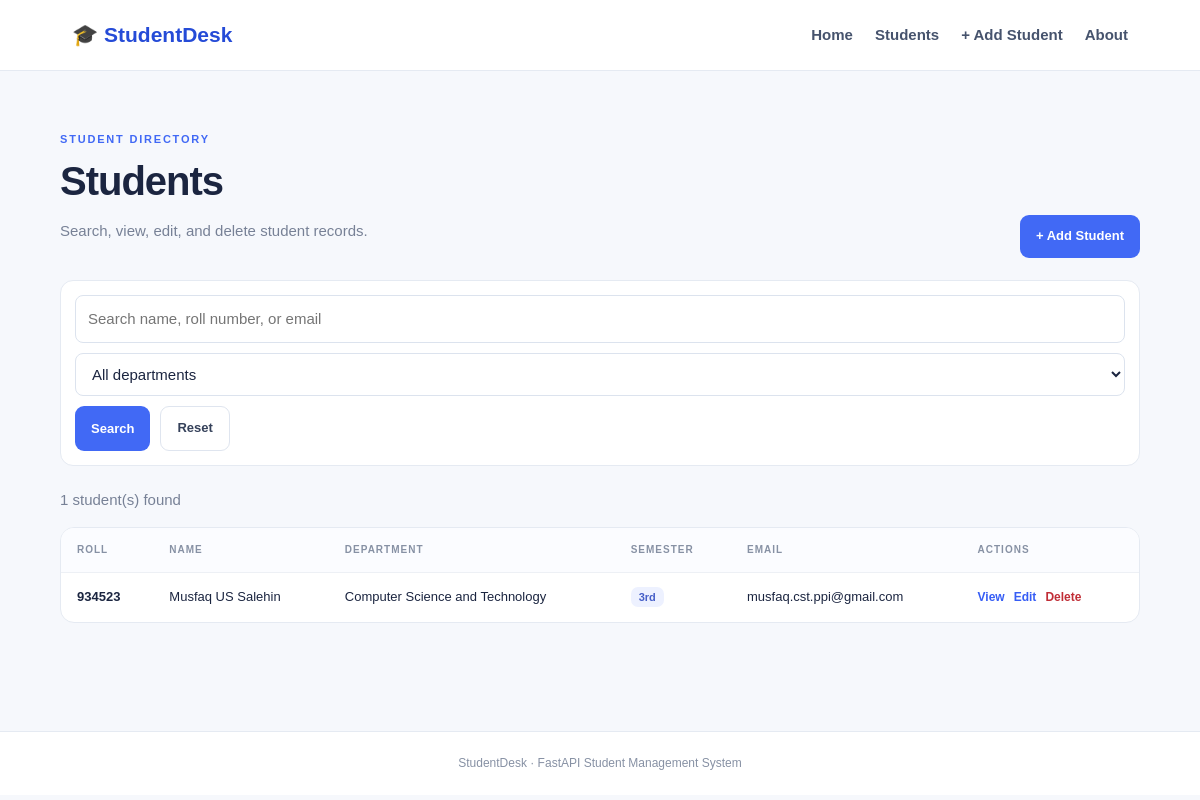
/students, run on the app's committed database.
### Model.py (models this page shows)
class Student(Base):
    __tablename__ = "students"
    id = Column(Integer, primary_key=True, index=True)
    roll_no = Column(String(30), unique=True, nullable=False, index=True)
    name = Column(String(120), nullable=False, index=True)
    department = Column(String(100), nullable=False)
    semester = Column(String(30), nullable=False)
    email = Column(String(150), unique=True, nullable=False, index=True)
    phone = Column(String(30), nullable=True)
    gender = Column(String(30), nullable=True)
    address = Column(String(300), nullable=True)

### Main.py (the view)
@app.get("/students",response_class=HTMLResponse)
def students_page(request:Request,search:str="",department:str="",db:Session=Depends(get_db)):
    return templates.TemplateResponse(request=request,name="students.html",context={"students":Service.list_students(db,search,department),"search":search,"department":department,"departments":DEPARTMENTS})

### templates/students.html
{% extends "base.html" %}{% block title %}Students | StudentDesk{% endblock %}{% block content %}<div class="page-head"><div><p class="eyebrow">STUDENT DIRECTORY</p><h1>Students</h1><p class="muted">Search, view, edit, and delete student records.</p></div><a class="btn primary" href="/students/new">+ Add Student</a></div><form class="filters" method="get" action="/students"><input type="search" name="search" value="{{ search }}" placeholder="Search name, roll number, or email"><select name="department"><option value="">All departments</option>{% for d in departments %}<option value="{{ d }}" {% if department==d %}selected{% endif %}>{{ d }}</option>{% endfor %}</select><button class="btn primary">Search</button><a class="btn secondary" href="/students">Reset</a></form><p class="muted">{{ students|length }} student(s) found</p><div class="table-wrap"><table><thead><tr><th>Roll</th><th>Name</th><th>Department</th><th>Semester</th><th>Email</th><th>Actions</th></tr></thead><tbody>{% for s in students %}<tr><td><b>{{ s.roll_no }}</b></td><td>{{ s.name }}</td><td>{{ s.department }}</td><td><span class="pill">{{ s.semester }}</span></td><td>{{ s.email }}</td><td class="actions-cell"><a href="/students/{{ s.id }}">View</a><a href="/students/{{ s.id }}/edit">Edit</a><form class="delete-form inline" method="post" action="/students/{{ s.id }}/delete"><button class="danger-link">Delete</button></form></td></tr>{% else %}<tr><td colspan="6" class="empty">No students found. Try another search or add a student.</td></tr>{% endfor %}</tbody></table></div>{% endblock %}

### static/css/style.css (style rules this page uses)
* { box-sizing:border-box }
body { margin:0;background:#f6f8fc;color:#1b2540;font:15px/1.6 Arial,sans-serif }
.header nav a:hover,.table-wrap a { color:#365df5 }
.eyebrow { font-size:11px;letter-spacing:1.8px;font-weight:800;color:#4169f5;margin:0 0 10px }
h1 { font-size:clamp(32px,4vw,48px);line-height:1.15;letter-spacing:-1px;margin:0 0 16px }
.lead,.muted { color:#778196 }
.btn { display:inline-block;padding:11px 16px;border-radius:9px;text-decoration:none;font-weight:700;font-size:13px;border:0;cursor:pointer }
.primary { background:#4169f5;color:white }
.secondary { background:white;color:#35415a;border:1px solid #dfe5ef }
.section-head,.page-head { display:flex;align-items:end;justify-content:space-between;gap:20px;margin:18px 0 }
.table-wrap { overflow-x:auto;background:white;border:1px solid #e5eaf2;border-radius:14px;margin:15px 0 30px }
table { border-collapse:collapse;width:100%;min-width:720px }
th,td { text-align:left;padding:14px 16px;border-bottom:1px solid #edf0f5 }
th { background:#fbfcff;color:#8791a4;font-size:10px;letter-spacing:1px;text-transform:uppercase }
tbody tr:last-child td { border-bottom:0 }
td { font-size:13px }
td a { font-weight:700;text-decoration:none }
.page-head h1 { font-size:40px;margin-bottom:5px }
.filters { display:flex;gap:10px;flex-wrap:wrap;background:white;border:1px solid #e5eaf2;padding:14px;border-radius:13px;margin:22px 0 }
.filters input { flex:1;min-width:240px }
.filters select { min-width:200px }
input,select,textarea { font:inherit;padding:11px 12px;border:1px solid #dce3ee;border-radius:8px;background:white;color:#1b2540;width:100%;min-width:0 }
.actions-cell { white-space:nowrap }
.actions-cell a,.danger-link { margin-right:9px;font-size:12px }
.danger-link { border:0;background:none;color:#c02d36;cursor:pointer;font-weight:700;padding:0 }
.inline { display:inline }
.pill { background:#edf1ff;color:#465fc8;padding:4px 8px;border-radius:7px;font-size:11px;font-weight:700 }

### data on the page
Student: roll_no "934523", name "Musfaq US Salehin", department "Computer Science and Technology", semester "3rd", email "musfaq.cst.ppi@gmail.com"

### other printed values
{{ students|length }} "1"
